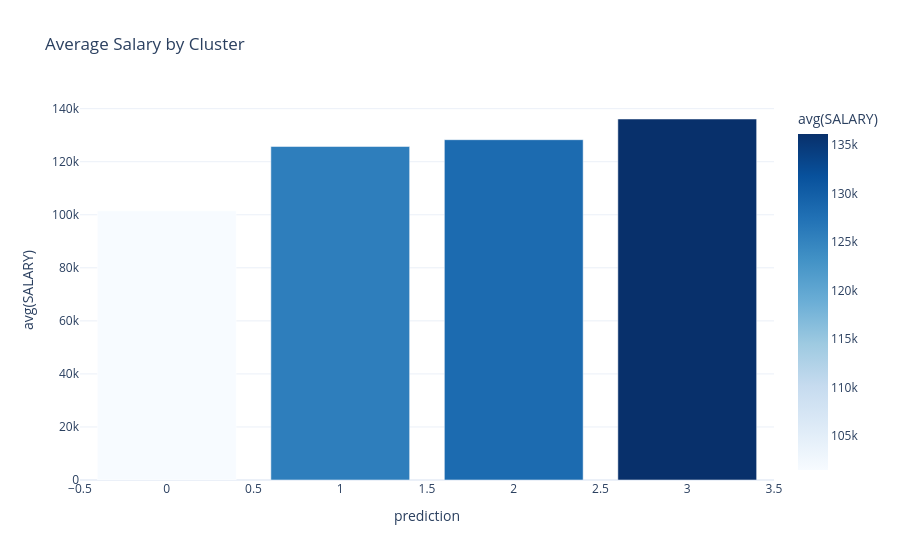

Notebook cell for this chart:
### Code cell
import plotly.express as px

pdf = df_clustered.groupBy("prediction") \
    .avg("SALARY") \
    .toPandas()

fig = px.bar(
    pdf,
    x="prediction",
    y="avg(SALARY)",
    color="avg(SALARY)",
    color_continuous_scale="Blues",
    title="Average Salary by Cluster"
)

fig.update_layout(template="plotly_white")
fig.show()

### Figure 1 — Plotly figure (JSON) as saved in the notebook; plotly's stock layout.template omitted (floating-point values rounded to 4 significant figures)
{"data": [{"hovertemplate": "prediction=%{x}<br>avg(SALARY)=%{marker.color}<extra></extra>", "legendgroup": "", "marker": {"color": [125700.0, 136100.0, 128300.0, 101500.0], "coloraxis": "coloraxis", "pattern": {"shape": ""}}, "name": "", "orientation": "v", "showlegend": false, "textposition": "auto", "type": "bar", "x": [1, 3, 2, 0], "xaxis": "x", "y": [125700.0, 136100.0, 128300.0, 101500.0], "yaxis": "y"}], "layout": {"barmode": "relative", "coloraxis": {"colorbar": {"title": {"text": "avg(SALARY)"}}, "colorscale": [[0, "rgb(247,251,255)"], [0.125, "rgb(222,235,247)"], [0.25, "rgb(198,219,239)"], [0.375, "rgb(158,202,225)"], [0.5, "rgb(107,174,214)"], [0.625, "rgb(66,146,198)"], [0.75, "rgb(33,113,181)"], [0.875, "rgb(8,81,156)"], [1, "rgb(8,48,107)"]]}, "legend": {"tracegroupgap": 0}, "title": {"text": "Average Salary by Cluster"}, "xaxis": {"anchor": "y", "domain": [0, 1], "title": {"text": "prediction"}}, "yaxis": {"anchor": "x", "domain": [0, 1], "title": {"text": "avg(SALARY)"}}}}
